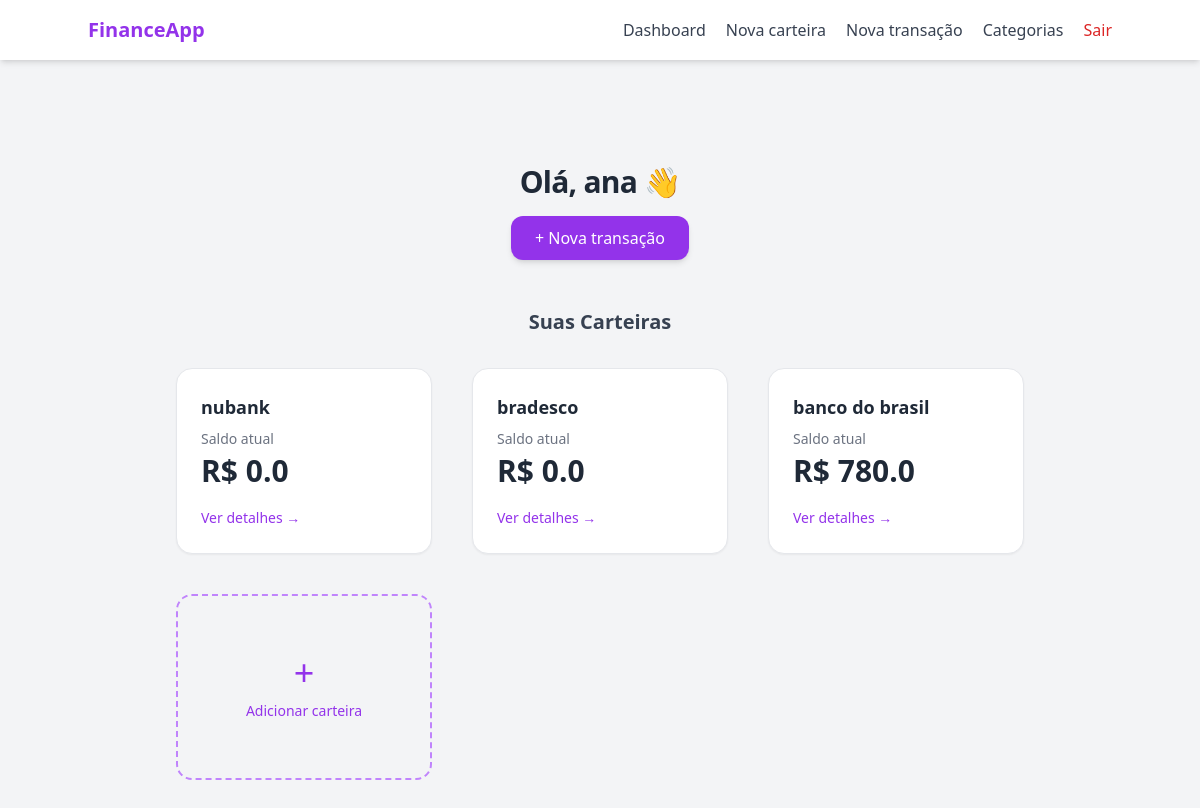
The page /dashboard (signed in) on the database as committed earlier.
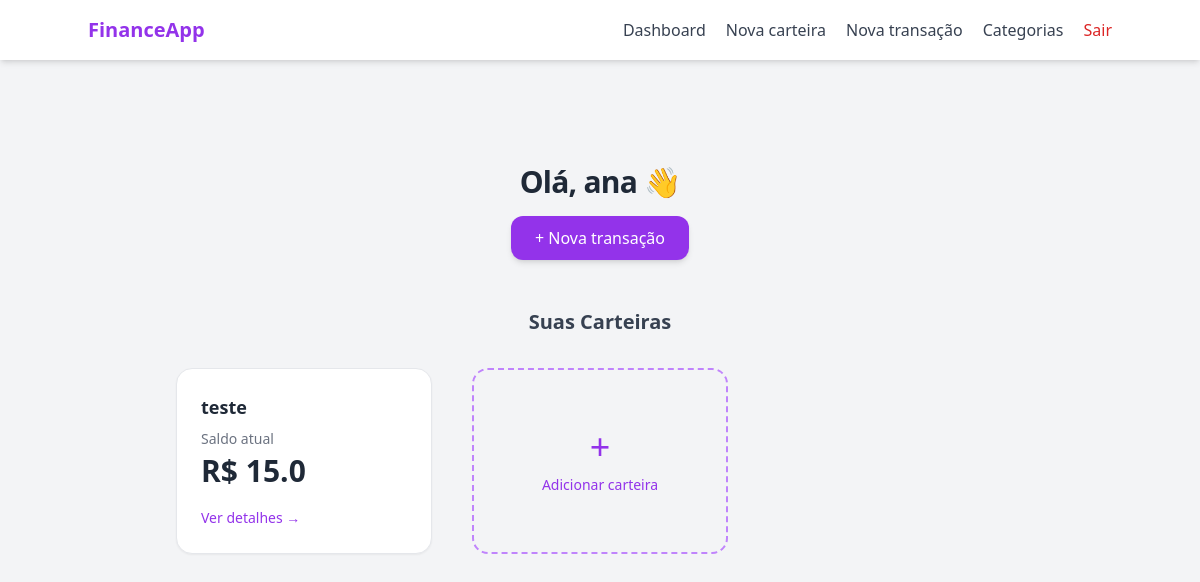
The same page on the database as committed later.
### models/user.py (models this page shows, shortened)
class User(db.Model, UserMixin):
    __tablename__ = "users"
    id = db.Column(db.Integer, primary_key= True)
    username = db.Column(db.String(100), nullable= False)
    email = db.Column(db.String(120), unique= True, nullable= False)
    password = db.Column(db.String(255), nullable= False)

### models/wallet.py (models this page shows, shortened)
class Wallet(db.Model):
    __tablename__ = "wallets"
    id = db.Column(db.Integer, primary_key= True)
    wallet_name = db.Column(db.String(100), nullable= False)
    initial_balance = db.Column(db.Float, default= 0.0)
    current_balance = db.Column(db.Float, default= 0.0)
    is_active = db.Column(db.Boolean, default= True)
    created_at = db.Column(db.DateTime, default= lambda: datetime.now(timezone.utc).date())
    user_id = db.Column(db.Integer, db.ForeignKey("users.id"), nullable= False)
    transactions = db.relationship("Transaction", backref="wallets", lazy= True)

### routes/main_routes.py (the view)
@main_bp.route("/dashboard", methods=["GET"])
@login_required
def dashboard_page():
    wallets = WalletController.get_wallets_by_user(current_user.id)
    return render_template("index.html", user= current_user, wallets= wallets)

### controllers/wallet_controller.py (called while the page is built)
    @staticmethod
    def get_wallets_by_user(user_id):
        wallets = Wallet.query.filter_by(user_id= user_id, is_active= True).all()
        return wallets

### templates/index.html (shortened to what this page needs)
{% extends "base.html" %}
{% block content %}
<div class="w-full flex flex-col items-center pt-16 pb-24">
    <h1 class="text-gray-800 text-3xl font-bold tracking-tight mb-4">
        Olá, {{ user.username.split()[0] }} 👋
    </h1>
    <a href="{{ url_for('transaction_bp.transaction_new_page') }}"
       class="px-6 py-2.5 rounded-xl bg-purple-600 text-white font-medium shadow-md
              hover:bg-purple-700 hover:shadow-lg transition-all mb-12">
        + Nova transação
    </a>
    <h2 class="text-gray-700 text-xl font-semibold mb-8">
        Suas Carteiras
    </h2>
    <div class="grid grid-cols-1 sm:grid-cols-2 lg:grid-cols-3 gap-10 justify-items-center">
        {% for wallet in wallets %}
        <a href="{{ url_for('wallet_bp.wallet_detail_page', wallet_id=wallet.id) }}"
           class="w-64 bg-white rounded-2xl shadow-sm p-6 border border-gray-200
                  hover:shadow-xl hover:-translate-y-1 transition-all duration-300 text-gray-800">
            <h3 class="font-semibold text-lg mb-2">
                {{ wallet.wallet_name }}
            </h3>
            <p class="text-sm text-gray-500 mb-1">Saldo atual</p>
            <p class="text-3xl font-bold mb-4">
                R$ {{ wallet.current_balance }}
            </p>
            <span class="text-purple-600 text-sm font-medium hover:underline">
                Ver detalhes →
            </span>
        </a>
        {% endfor %}
        <a href="{{url_for('wallet_bp.wallet_new_page')}}"
           class="w-64 h-[186px] flex flex-col gap-2 items-center justify-center p-6
                  rounded-2xl border-2 border-dashed border-purple-400 text-purple-600
                  hover:bg-purple-50 hover:border-purple-500 hover:shadow-md transition-all">
            <span class="text-4xl font-light">+</span>
            <span class="font-medium text-sm">Adicionar carteira</span>
        </a>
    </div>
</div>
{% endblock %}

### templates/base.html (shortened to what this page needs)
<!DOCTYPE html>
<html lang="pt-br">
<head>
    <script src="https://cdn.tailwindcss.com"></script>
</head>
<body class="bg-gray-100 text-gray-800">
    <header class="bg-white shadow-md p-4">
        <div class="max-w-5xl mx-auto flex items-center justify-between">
            <div class="text-xl font-bold text-purple-600">
                FinanceApp
            </div>
            <nav class="flex items-center gap-5 text-gray-700">
                <a href="/dashboard" class="hover:text-purple-600 transition">Dashboard</a>
                <a href="/wallet/new" class="hover:text-purple-600 transition">Nova carteira</a>
                <a href="/transaction/new" class="hover:text-purple-600 transition">Nova transação</a>
                <a href="{{ url_for('category_bp.category_new_page') }}" class="hover:text-purple-600 transition">Categorias</a>
                <a href="{{ url_for('auth_bp.logout') }}"
                   class="text-red-600 font-medium hover:text-red-700 transition">
                    Sair
                </a>
            </nav>
        </div>
    </header>
    <main class="max-w-5xl mx-auto py-10 px-4">
        {% block content %}
        {% endblock %}
    </main>
</body>
</html>

Rows that differ between the two databases and show on the page:
removed Wallet: wallet_name "nubank", current_balance "0.0"
no longer on this page (row edited): Wallet: wallet_name "bradesco", current_balance "0.0"
no longer on this page (row edited): Wallet: wallet_name "banco do brasil", current_balance "780.0"
added Wallet: wallet_name "teste", current_balance "15.0"
